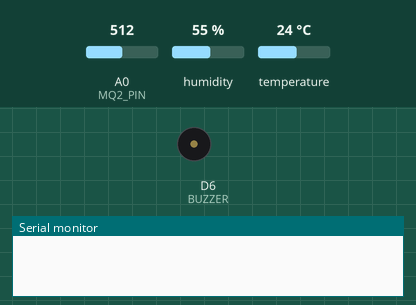
Bench run of a sketch on a simulated ESP8266 (NodeMCU). Shown: buzzer (waves = sounding, pin HIGH), the last lines printed to the serial monitor. The test bench sets the inputs (shaded band); at power-on: A0 (MQ2_PIN) = 512, humidity 55 %, temperature 24 °C. WiFi joins after 1.5 s; servers stay silent unless stated.

Above: at 3.5 s.
3.6 s: A0 (MQ2_PIN) set to 710
At 5.8 s:
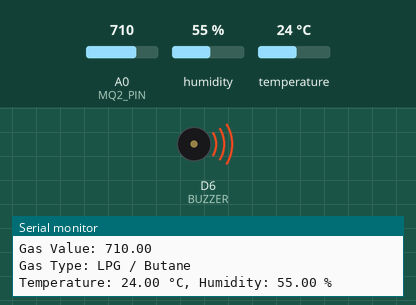
6.8 s: A0 (MQ2_PIN) set to 690
Timing chart, 0 to 9.8 s (numbered marks = the images above; inputs shaded):
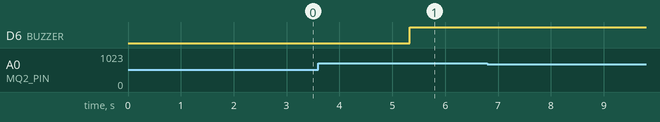

The sketch:

GasLeakDetector.ino
```cpp
#define BLYNK_TEMPLATE_ID "TMPL4q3GZF0HQ"
#define BLYNK_TEMPLATE_NAME "Gas Detector"
#define BLYNK_AUTH_TOKEN "eQCsusCBr4DwEwyIxi7S3cl2xj6L7s8i"

#include <ESP8266WiFi.h>
#include <BlynkSimpleEsp8266.h>
#include "DHT.h"

char ssid[] = "YOUR WIFI NAME";
char pass[] = "PASSWORD";

#define MQ2_PIN A0
#define DHTPIN D7
#define DHTTYPE DHT22
#define BUZZER D6

DHT dht(DHTPIN, DHTTYPE);
BlynkTimer timer;

String detectGas(float value) {
  if (value > 700) return "LPG / Butane";
  else if (value > 500) return "Methane";
  else if (value > 300) return "Carbon Monoxide";
  else if (value > 110) return "Fire detected";
  else return "Normal Air";
}

void sendSensorData() {
  float mq2Value = analogRead(MQ2_PIN);
  float humidity = dht.readHumidity();
  float temperature = dht.readTemperature();
  String gasType = detectGas(mq2Value);

  Blynk.virtualWrite(V0, temperature);
  Blynk.virtualWrite(V1, humidity);
  Blynk.virtualWrite(V2, mq2Value);
  Blynk.virtualWrite(V3, gasType);

  Serial.print("Gas Value: "); Serial.println(mq2Value);
  Serial.print("Gas Type: "); Serial.println(gasType);
  Serial.print("Temperature: "); Serial.print(temperature);
  Serial.print(" °C, Humidity: "); Serial.print(humidity); Serial.println(" %");

  if (mq2Value > 110) {
    digitalWrite(BUZZER, HIGH);
    Blynk.logEvent("gas_alert", "Gas Leakage Detected: " + gasType);
  } else {
    digitalWrite(BUZZER, LOW);
  }
}

void setup() {
  Serial.begin(9600);
  pinMode(BUZZER, OUTPUT);
  dht.begin();

  WiFi.begin(ssid, pass);
  while (WiFi.status() != WL_CONNECTED) {
    delay(1000);
  }

  Blynk.config(BLYNK_AUTH_TOKEN);
  Blynk.connect();

  timer.setInterval(3000L, sendSensorData);
}

void loop() {
  Blynk.run();
  timer.run();
}
```
